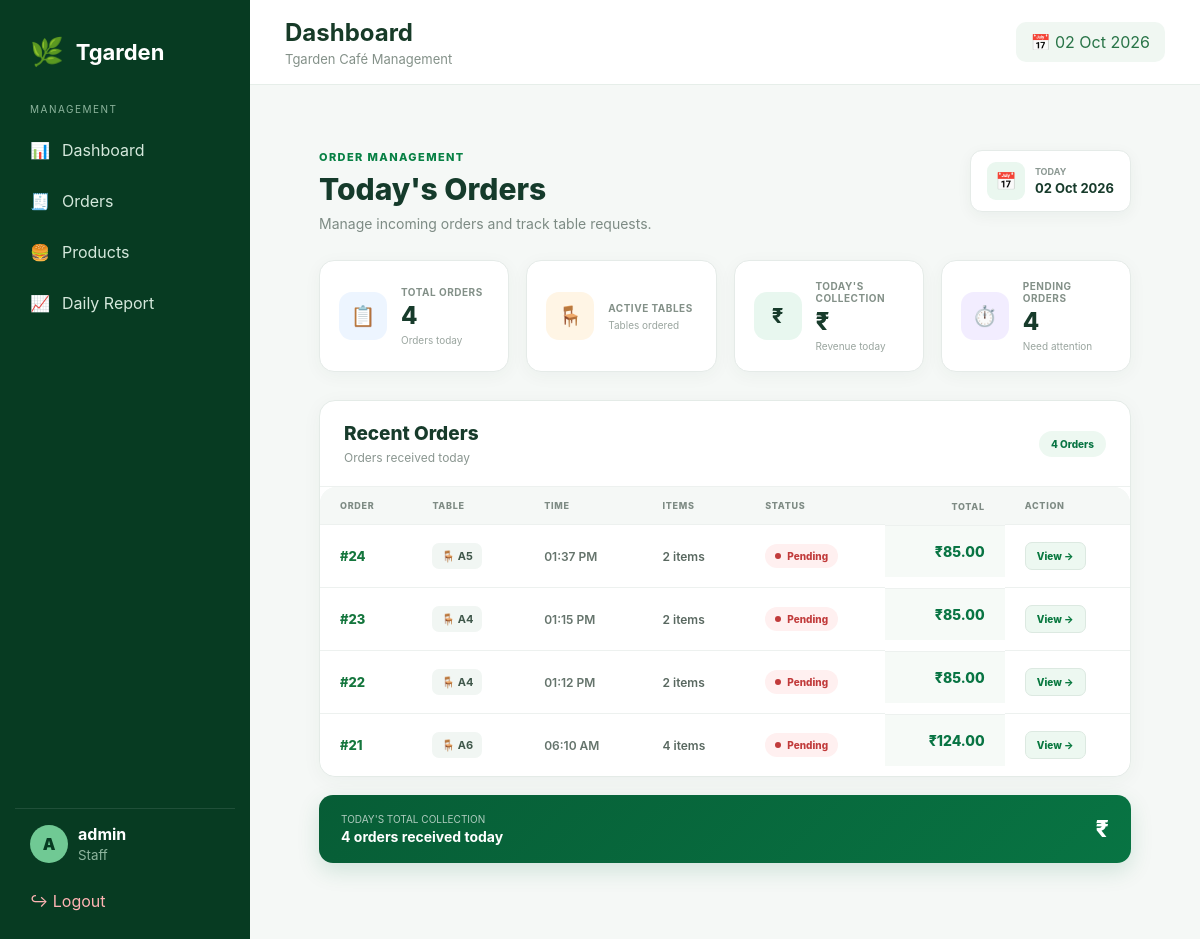
The page /staff/orders/ (signed in) on the database as committed earlier.
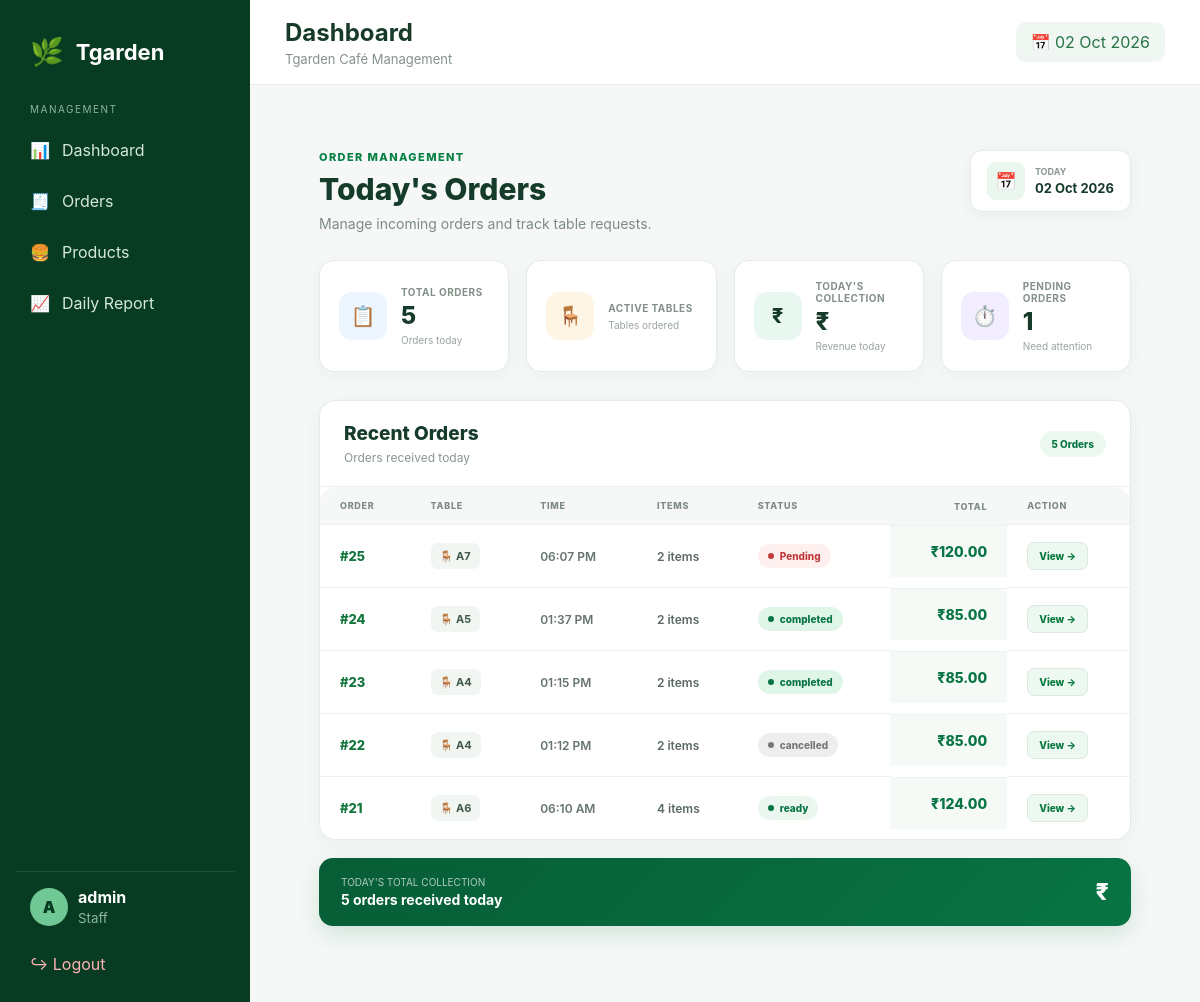
The same page on the database as committed later.
### cafe/models.py (models this page shows, shortened)
class Order(models.Model):
    STATUS_CHOICES = [
        ("Pending", "Pending"),
        ("Preparing", "Preparing"),
        ("Ready", "Ready"),
        ("Completed", "Completed"),
        ("Cancelled", "Cancelled"),
    ]
    table_name = models.CharField(
        max_length=100
    )
    total_amount = models.DecimalField(
        max_digits=10,
        decimal_places=2,
        default=0
    )
    status = models.CharField(
        max_length=20,
        choices=STATUS_CHOICES,
        default="Pending"
    )
    created_at = models.DateTimeField(
        auto_now_add=True
    )
    class Meta:
        ordering = ["-created_at"]

### staff/views.py (the view)
@login_required(login_url="staff:login")
def orders(request):
    today = timezone.localdate()
    orders = (
        Order.objects
        .filter(created_at__date=today)
        .prefetch_related("items__product")
        .order_by("-created_at")
    )
    today_collection = (
        orders.aggregate(
            total=Sum("total_amount")
        )["total"] or 0
    )
    pending_orders = orders.filter(
        status__in=["Pending", "PENDING"]
    ).count()
    return render(
        request,
        "staff/orders.html",
        {
            "orders": orders,
            "today": today,
            "today_collection": today_collection,
            "pending_orders": pending_orders,
        }
    )

### staff/templates/staff/orders.html (shortened to what the changed rows need)
{% extends "staff/base.html" %}
{% block content %}
<div class="orders-page">
    <div class="orders-header">
        <div class="orders-heading">
            <h1>Today's Orders</h1>
        </div>
    </div>
    <div class="order-stat-grid">
        <div class="order-stat">
            <div class="stat-info">
                <label>Total Orders</label>
                <strong>
                    {{ orders|length }}
                </strong>
                <small>
                    Orders today
                </small>
            </div>
        </div>
        <div class="order-stat">
            <div class="stat-info">
                <label>Pending Orders</label>
                <strong>
                    {{ pending_orders }}
                </strong>
                <small>
                    Need attention
                </small>
            </div>
        </div>
    </div>
    <div class="orders-card">
        <div class="orders-card-header">
            <div class="orders-card-title">
                <h2>Recent Orders</h2>
                <p>
                </p>
            </div>
            <div class="order-count">
                {{ orders|length }}
                Order{{ orders|length|pluralize }}
            </div>
        </div>
        {% if orders %}
        <div class="orders-table-wrapper">
            <table class="orders-table">
                <thead>
                    <tr>
                        <th>Order</th>
                        <th>Table</th>
                        <th>Time</th>
                        <th>Items</th>
                        <th>Status</th>
                        <th style="text-align:right;">
                            Total
                        </th>
                        <th>
                            Action
                        </th>
                    </tr>
                </thead>
                <tbody>
                    {% for order in orders %}
                    <tr>
                        <td>
                            <a
                                href="{% url 'staff:order_detail' order.id %}"
                                class="order-number"
                            >
                                #{{ order.id }}
                            </a>
                        </td>
                        <td>
                            <span class="table-badge">
                                🪑
                                {{ order.table_name }}
                            </span>
                        </td>
                        <td>
                            <span class="order-time">
                                {{ order.created_at|date:"h:i A" }}
                            </span>
                        </td>
                        <td>
                            <span class="items-count">
                                {{ order.items.all|length }}
                                item{{ order.items.all|length|pluralize }}
                            </span>
                        </td>
                        <td>
                            <span
                                class="
                                    status
                                    status-{{ order.status|lower }}
                                "
                            >
                                {{ order.get_status_display }}
                            </span>
                        </td>
                        <td class="order-total">
                            ₹{{ order.total_amount|floatformat:2 }}
                        </td>
                        <td>
                            <a
                                href="{% url 'staff:order_detail' order.id %}"
                                class="view-order"
                            >
                                View →
                            </a>
                        </td>
                    </tr>
                    {% endfor %}
                </tbody>
            </table>
        </div>
        {% endif %}
    </div>
    <div class="orders-summary">
        <div class="summary-left">
            <span>
                TODAY'S TOTAL COLLECTION
            </span>
            <strong>
                {{ orders|length }}
                order{{ orders|length|pluralize }}
                received today
            </strong>
        </div>
    </div>
</div>
{% endblock %}

Rows that differ between the two databases and show on the page:
added Order: id "25", table_name "A7", created_at "06:07 PM", items.all|length "2", status "Pending", total_amount "120.00"
changed Order "01:37 PM": status "Pending" → "completed"
changed Order "01:15 PM": status "Pending" → "completed"
changed Order "01:12 PM": status "Pending" → "cancelled"
changed Order "06:10 AM": status "Pending" → "ready"
Other text that changed with them:
{{ orders|length }}: "4" → "5"
{{ pending_orders }}: "4" → "1"
